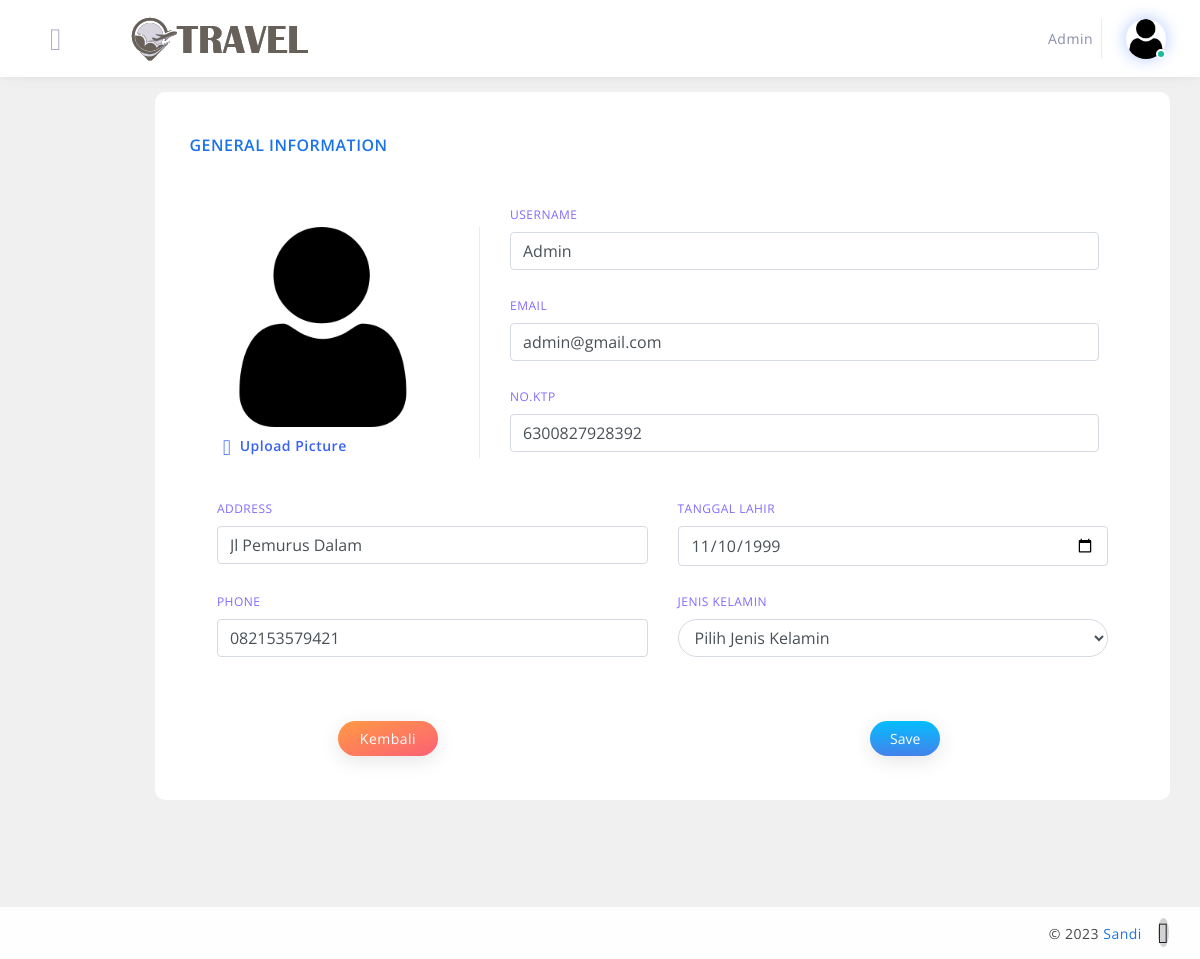
The page /tour/auth/user_account_setting.php?id_user=1 (signed in) on the database its author committed.
### tables this page shows
CREATE TABLE `users` (
  `id_user` int(11) NOT NULL,
  `username` varchar(64) NOT NULL,
  `email` varchar(92) NOT NULL,
  `password` varchar(120) NOT NULL,
  `gambar` varchar(64) NOT NULL,
  `no_hp` varchar(26) NOT NULL,
  `no_ktp` varchar(26) NOT NULL,
  `alamat` varchar(64) NOT NULL,
  `tanggal_lahir` date NOT NULL,
  `jenis_kelamin` varchar(20) NOT NULL,
  `role` varchar(32) NOT NULL
);

### tour/auth/user_account_setting.php (the view, shortened to what this page needs)
<?php
include '../include/config.php';
if (isset($_GET['id_user'])) {
    $id_user = ($_GET["id_user"]);
    $query = "SELECT * FROM users WHERE id_user='$id_user'";
    $result = mysqli_query($conn, $query);
    $data = mysqli_fetch_assoc($result);
} else {
    echo "<script>alert('Masukkan data id.');window.location='tb_user.php';</script>";
}
?>
<!DOCTYPE html>
<html lang="en">
<head>
    <link href="../assets/css/loader.css" rel="stylesheet" type="text/css" />
    <link href="../bootstrap/css/bootstrap.min.css" rel="stylesheet" type="text/css" />
    <link href="../assets/css/plugins.css" rel="stylesheet" type="text/css" />
    <link rel="stylesheet" type="text/css" href="../plugins/dropify/dropify.min.css">
    <link href="../assets/css/users/account-setting.css" rel="stylesheet" type="text/css" />
</head>
<body>
    <?php include "../template/header.php" ?>
    <div class="main-container" id="container">
        <div id="content" class="main-content">
            <div class="container">
                <div class="row">
                    <div class="col-xl-12 col-lg-12 col-md-12 layout-spacing">
                        <form action="proses_profil.php" method="POST" enctype="multipart/form-data" class="general-info">
                            <div class="info">
                                <h6 class="mt-4">General Information</h6>
                                <div class="row">
                                    <div class="col-lg-4 col-md-5">
                                        <div class="upload ml-md-5 mt-4 pr-md-4">
                                            <p class="mt-2"><i class="flaticon-cloud-upload mr-1"></i> Upload Picture</p>
                                        </div>
                                    </div>
                                    <div class="col-lg-8 col-md-7 mt-md-0 mt-4">
                                        <div class="form">
                                            <div class="form-group">
                                                <label for="firstName"> Username</label>
                                                <input type="text" class="form-control mb-4" value="<?php echo $data['username']; ?>" name="username" id="firstName" placeholder="" required>
                                            </div>
                                            <div class="form-group">
                                                <label for="lastName">Email</label>
                                                <input type="email" class="form-control mb-4" name="email" value="<?php echo $data['email']; ?>" id="lastName" placeholder="" required>
                                            </div>
                                            <div class="form-group">
                                                <label for="profession">No.KTP</label>
                                                <input type="text" class="form-control mb-4" name="no_ktp" value="<?php echo $data['no_ktp']; ?>" id="profession" placeholder="" required>
                                            </div>
                                        </div>
                                    </div>
                                </div>
                                <br>
                                <div class="row">
                                    <div class="col-md-11 mx-auto">
                                        <div class="row">
                                            <div class="col-md-6">
                                                <div class="form-group">
                                                    <label for="address">Address</label>
                                                    <input type="text" class="form-control mb-4" value="<?php echo $data['alamat']; ?>" name="alamat" id="address" placeholder="" required>
                                                </div>
                                            </div>
                                            <div class="col-md-6">
                                                <div class="form-group">
                                                    <label for="location">Tanggal Lahir</label>
                                                    <input type="date" class="form-control mb-4" name="tanggal_lahir" value="<?php echo $data['tanggal_lahir']; ?>" id="location" placeholder="" required>
                                                </div>
                                            </div>
                                            <div class="col-md-6">
                                                <div class="form-group">
                                                    <label for="phone">Phone</label>
                                                    <input type="text" class="form-control mb-4" name="no_hp" id="phone" value="<?php echo $data['no_hp']; ?>" placeholder="" required>
                                                </div>
                                            </div>
                                            <div class="col-md-6">
                                                <div class="form-group">
                                                    <label for="website1">Jenis Kelamin</label>
                                                    <select class="form-control-rounded form-control" id="jenis_kelamin" name="jenis_kelamin">
                                                        <option selected="<?php echo $data['jenis_kelamin']; ?>">Pilih Jenis Kelamin</option required>
                                                    </select>
                                                </div>
                                            </div>
                                        </div>
                                    </div>
                                </div>
                            </div>
                            <div class="save-info">
                                <div class="row">
                                    <div class="col-md-1 mx-auto">
                                        <a href="../cust/index_u.php" class="btn btn-gradient-warning mb-4 float-right btn-rounded">Kembali</a>
                                    </div>
                                    <div class="col-md-1 mx-auto">
                                        <button type="submit" class="btn btn-gradient-primary mb-4 float-right btn-rounded">Save</button>
                                    </div>
                                </div>
                            </div>
                        </form>
                    </div>
                </div>
            </div>
        </div>
    </div>
    <?php include "../template/footer.php" ?>
</body>
</html>

### tour/assets/css/users/account-setting.css (style rules this page uses)
.general-info { background-color: #fff; border-radius: 10px; }
.general-info .info { padding: 20px; }
.general-info .save-info { padding: 20px; }
.general-info .info .form { width: 92%; }
.general-info .info .upload { border-right: 1px solid #e6ecf5; }
.general-info .info .upload p { font-size: 14px; font-weight: 600; color: #3862f5; }
.general-info .info .upload p i { font-size: 22px; color: #3862f5; vertical-align: middle; }
.general-info .info h6 { color: #1a73e9; margin: 1rem 0 3rem 0.9rem; font-weight: 600; font-size: 16px; text-transform: uppercase; }
.general-info .info label { text-transform: uppercase; color: #816cfd; font-size: 12px; }
.form-control { border: 1px solid #d5dae2; }
.general-info .btn-gradient-warning { width: 100px; }

### tour/assets/css/structure.css (style rules this page uses)
#content { margin-top: 92px; margin-left: 125px; width: 100%; width: 50%; flex-grow: 8; margin-bottom: 67px; transition: all .24s ease-in-out; }

### rows shown on the page
users: username "Admin", email "admin@gmail.com", no_ktp "6300827928392", alamat "Jl Pemurus Dalam", tanggal_lahir "11/10/1999", no_hp "082153579421"

### other values the page prints
$_SESSION['users'] "Admin"
